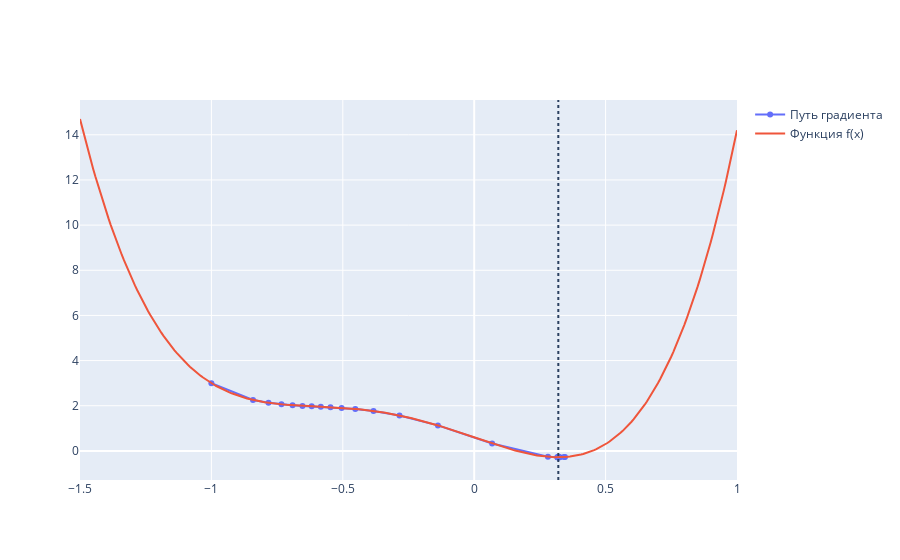

Here is the notebook cell this chart was saved with:
### Code cell
visualise_descent_2d(nesterov_method, g, -1.5, 1, y0=-1)

### Figure 1 — Plotly figure (JSON) as saved in the notebook; plotly's stock layout.template omitted (floating-point values rounded to 4 significant figures; data arrays with more than 128 entries replaced by an {"elided": "..."} marker saying what was removed)
{"data": [{"mode": "lines+markers", "name": "Путь градиента", "type": "scatter", "x": [-1, -0.8416, -0.7827, -0.7334, -0.6911, -0.6535, -0.6183, -0.5835, -0.5467, -0.5045, -0.4525, -0.3831, -0.2843, -0.1381, 0.06826, 0.2806, 0.3455, 0.3416, 0.3265, 0.3176, 0.3161, 0.318, 0.32, 0.3207, 0.3205, 0.3202, 0.32, 0.32, 0.32, 0.3201, 0.3201, 0.3201, 0.3201, 0.3201, 0.3201, 0.3201, 0.3201, 0.3201], "y": [3.0, 2.257, 2.13, 2.061, 2.021, 1.994, 1.973, 1.954, 1.933, 1.904, 1.856, 1.765, 1.569, 1.13, 0.3302, -0.2607, -0.2721, -0.2748, -0.281, -0.2815, -0.2813, -0.2815, -0.2815, -0.2815, -0.2815, -0.2815, -0.2815, -0.2815, -0.2815, -0.2815, -0.2815, -0.2815, -0.2815, -0.2815, -0.2815, -0.2815, -0.2815, -0.2815]}, {"mode": "lines", "name": "Функция f(x)", "type": "scatter", "x": {"elided": "300 float values"}, "y": {"elided": "300 float values"}}], "layout": {"autosize": false, "shapes": [{"line": {"dash": "dot"}, "name": "Найденный минимум", "type": "line", "x0": 0.3201, "x1": 0.3201, "xref": "x", "y0": 0, "y1": 1, "yref": "y domain"}]}}
